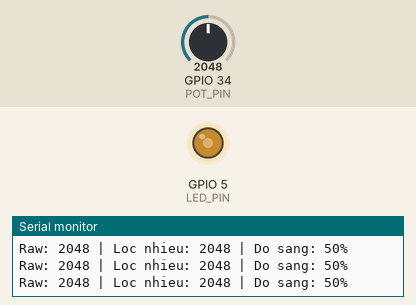
Recording of a sketch running on a simulated ESP32. Parts: output pins drawn as LEDs (lit = HIGH), the last lines printed to the serial monitor. Inputs (shaded band) come from the test bench; at power-on: GPIO 34 (POT_PIN) = 2048 (analog values on the 0–4095 scale).

Above: at 1.2 s.
1.3 s: GPIO 34 (POT_PIN) set to 0
At 3.2 s:
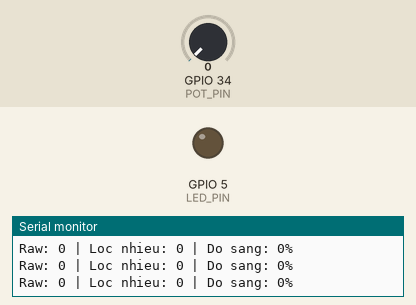
4.3 s: GPIO 34 (POT_PIN) set to 2866
At 6.1 s:
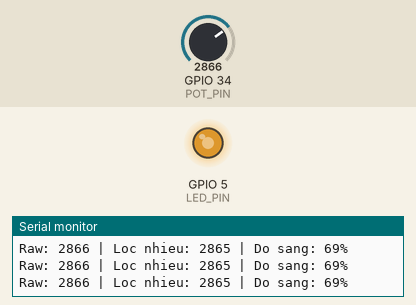
7.3 s: GPIO 34 (POT_PIN) set to 3603
At 7.47 s:
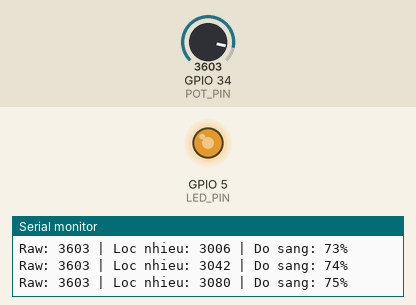
Timing chart, 0 to 10.3 s (numbered marks = the images above; inputs shaded):
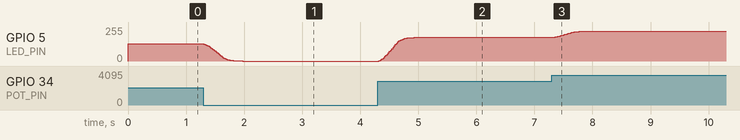

Measured:
- after the input at 1.3 s, GPIO 5 (LED_PIN): moves from 128/255 to 0/255 over 0.67 s, starting at once
- after the input at 4.3 s, GPIO 5 (LED_PIN): moves from 0/255 to 178/255 over 0.67 s, starting at once
- after the input at 7.3 s, GPIO 5 (LED_PIN): moves from 178/255 to 224/255 over 0.57 s, starting at once

The sketch:

code_B3.ino
```cpp
#define POT_PIN 34
#define LED_PIN 5

#define PWM_FREQ 5000
#define PWM_RES 12

#define SAMPLES 16

int buffer[SAMPLES];
int index_ = 0;
long sum = 0;
float ema = 0;
const float alpha = 0.2;

void setup() {
  Serial.begin(115200);
  analogReadResolution(12);
  ledcAttach(LED_PIN, PWM_FREQ, PWM_RES);

  int first = analogRead(POT_PIN);
  for (int i = 0; i < SAMPLES; i++) {
    buffer[i] = first;
    sum += first;
  }
  ema = first;
}

void loop() {
  int raw = analogRead(POT_PIN);

  sum -= buffer[index_];
  buffer[index_] = raw;
  sum += raw;
  index_ = (index_ + 1) % SAMPLES;
  int avg = sum / SAMPLES;

  ema = alpha * avg + (1 - alpha) * ema;
  int filtered = (int)ema;

  ledcWrite(LED_PIN, filtered);

  int percent = map(filtered, 0, 4095, 0, 100);

  Serial.print("Raw: ");
  Serial.print(raw);
  Serial.print(" | Loc nhieu: ");
  Serial.print(filtered);
  Serial.print(" | Do sang: ");
  Serial.print(percent);
  Serial.println("%");

  delay(20);
}
```
